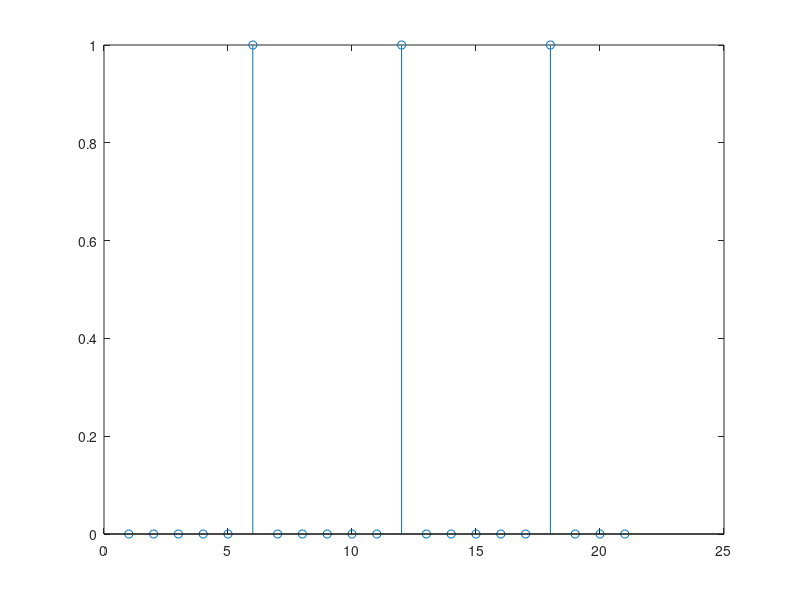

MATLAB code for this plot: (Note: this script raises an error after producing the figure.)
% z in functie de n si m
z = [0,0,0,0,0,1,0,0,0,0,0,1,0,0,0,0,0,1,0,0,0]
stem(z)
n = 0:20;
m = -5:15;

figure subplot(2,1,1);
plot(n,z)
title('z in functie de n') %reprezentarea grafia a vectorului z in functie de n 

subplot(2,1,2);
plot(m.z)
title('z in functie de m') %reprezentarea grafica a vectorului z in functie de m

% t reprezentat grafic in functie de n 
figure 
t=abs(10-n)
stem(t)
subplot(1,1,1);
plot(n,t)
title('tin functie de n')


%c)
n1 = -15 : 25;
n2 = 0 : 50;

x1 = sin((pi/17)*n1)
x2 = cos((pi/sqrt(23))*n2)
figure 
subplot(2,1,1),stem(n1,x1), title('x1'), grid
subplot(2,1,2), stem(n2,x2), title('x2'), grid
%in aceasi sistem de coordonate

figure
plot(n1,x1, 'color','r'); hold on;
plot(n2,x2,'color','y');
%se foloseste functia plot

figure
stem(n1,x1, 'color','r'); hold on;
stem(n2,x2,'color','y');
%se foloseste functia stem
